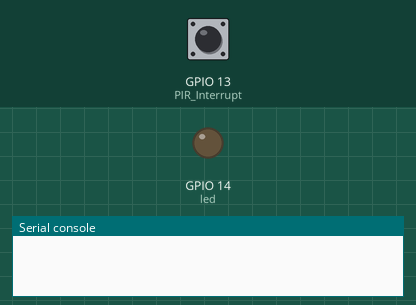
The program below on a simulated ESP8266 board running MicroPython. Shown: output pins drawn as LEDs (lit = HIGH), the last lines printed to the serial console. The inputs (shaded band) are chosen by the test bench; at power-on: GPIO 13 (PIR_Interrupt) HIGH.

Above: at 1.2 s.
1.3 s: GPIO 13 (PIR_Interrupt) pulled LOW for 0.15 s
At 2.9 s:
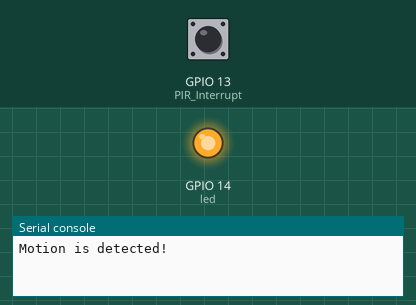
Timing chart, 0 to 4.4 s (numbered marks = the images above; inputs shaded):
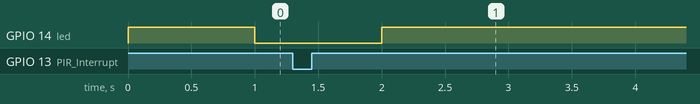

The program:

pir_sensor.py
```python
from machine import Pin       #importing classes
from time import sleep    #Import sleep from time class

Motion_Detected = False  #Global variable to hold the state of motion sensor

def handle_interrupt(Pin):           #defining interrupt handling function
 global Motion_Detected
 Motion_Detected = True

led=Pin(14,Pin.OUT)   #setting GPIO14 led as output
PIR_Interrupt=Pin(13,Pin.IN)   # setting GPIO13 PIR_Interrupt as input

#Attach external interrupt to GPIO13 and rising edge as an external event source
PIR_Interrupt.irq(trigger=Pin.IRQ_RISING, handler=handle_interrupt)

while True:
  if Motion_Detected:
   print('Motion is detected!')
   led.value(1)
   sleep(20)
   led.value(0)
   print('Motion is stopped!')
   Motion_Detected = False
  else:
   led.value(1)    #led is on
   sleep(1)        #delay of 1 second
   led.value(0)    #led is off
   sleep(1)        #delay of 1 second
```

Measured:
- after the input at 1.3 s, GPIO 14 (led): goes on until 2.0 s, then stays HIGH
